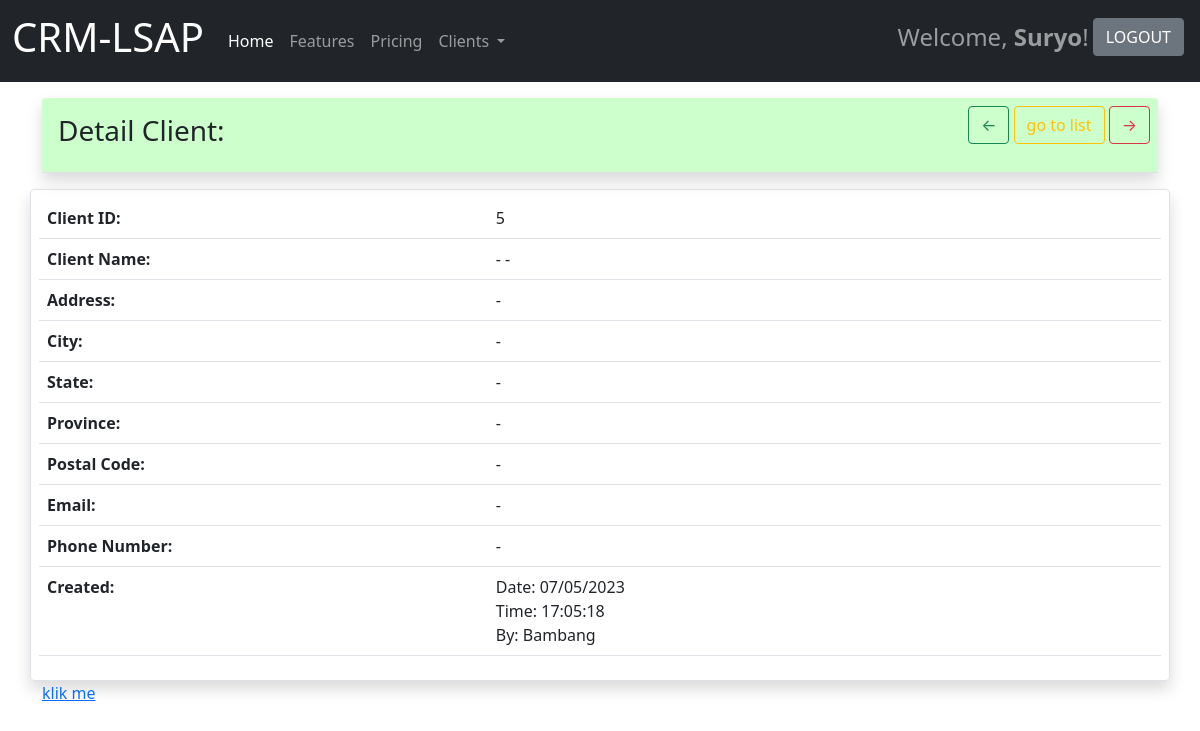
Screenshot of /crm/detail/5 (signed in) with the database file from the repository.
### information/models.py (models this page shows, shortened)
class Record(models.Model):
	created_at = models.DateTimeField(auto_now_add=True)
	first_name = models.CharField(max_length=100,null=False,blank=False)
	last_name = models.CharField(max_length=100,null=False,blank=False)
	address = models.CharField(max_length=200,null=False,blank=False)
	city = models.CharField(max_length=100,null=False,blank=False)
	state = models.CharField(max_length=100,null=False,blank=False)
	province = models.CharField(max_length=100,null=False,blank=False)
	kode_pos = models.CharField(max_length=100,null=False,blank=False)
	email = models.CharField(max_length=100,null=False,blank=False)
	phone = models.CharField(max_length=100,null=False,blank=False)
	created_by = models.CharField(max_length=100,default="")
	class Meta:
		ordering = ['first_name','last_name']
		unique_together=['first_name','last_name']

### information/views.py (the view)
# urls.py: path('crm/detail/<int:pk>',views.view_detail,name='view_detail'),
@login_required(login_url="/")
def view_detail(request,pk):
	try:
		if(int(pk)==0):
			data = Record.objects.get(id=1)
		else:
			data = Record.objects.get(id=pk)
	except:
		data = Record.objects.all().order_by("-id")
		data= Record.objects.get(id=data[0].id)
	return render(request,'detailclient.html',{'data':data})

### templates/detailclient.html
{% extends 'base.html' %}
{% load static %}
{% load mathfilters %}
{% block contents%}
	<div class="container">
		<table class="table rounded shadow" style="background: rgba(0, 255, 0, 0.2);">
			<tr>
				<th>
					<h3 class="p-2">Detail Client:</h3>
				</th>
				<td>
					<div class="text-end">
						<a href="/crm/detail/{{data.id|sub:1}}" class="btn btn-outline-success">&larr;</a> <a class="btn btn-outline-warning" href="{% url 'view_record'%}">go to list</a> <a href="/crm/detail/{{data.id|addition:1}}" class="btn btn-outline-danger">&rarr;</a>
					</div>
				</td>
			</tr>
		</table>
	</div>
	<div class="container p-2 shadow  border rounded" >
		<table class="table">
			<tr>
				<th style="width: 40%;">Client ID:</th>
				<td scope="col">{{data.id}}</td>
			</tr>
			<tr>
				<th>Client Name:</th>
				<td>{{data.first_name|title}} {{data.last_name|title}}</td>
			</tr>
			<tr>
				<th>Address:</th>
				<td>{{data.address}}</td>
			</tr>
			<tr>
				<th>City:</th>
				<td>{{data.city}}</td>
			</tr>
			<tr>
				<th>State:</th>
				<td>{{data.address}}</td>
			</tr>
			<tr>
				<th>Province:</th>
				<td>{{data.province}}</td>
			</tr>
			<tr>
				<th>Postal Code:</th>
				<td>{{data.kode_pos}}</td>
			</tr>
			<tr>
				<th>Email:</th>
				<td>{{data.email}}</td>
			</tr>
			<tr>
				<th>Phone Number:</th>
				<td>{{data.phone}}</td>
			</tr>
			<tr>
				<th>Created:</th>
				<td>Date: {{data.created_at|date:"d/m/Y"}}<br/>
					Time: {{data.created_at|date:"H:m:s"}}<br/>
					By: {{data.created_by|title}}
				</td>
			</tr>
		</table>
	</div>
	<div class="container">
		<a href="{% url 'testunit'%}?nama=hallooooooo ">klik me</a>
	</div>
{% endblock%}

### templates/base.html (shortened to what this page needs)
{% load static %}
<!DOCTYPE html>
<html>
<head>
  <link rel="stylesheet" href="{% static 'css/bootstrap5.min.css'%}">
</head>
<body>
  <nav class="navbar navbar-expand-lg navbar-dark bg-dark">
    <div class="container-fluid">
      <a class="navbar-brand" href="{% url 'welcome' %}"><h1>CRM-LSAP</h1></a>
      {% if user.is_authenticated %}
      <div class="collapse navbar-collapse" id="navbarNavDropdown">
        <ul class="navbar-nav">
          <li class="nav-item">
            <a class="nav-link active" aria-current="page" href="#">Home</a>
          </li>
          <li class="nav-item">
            <a class="nav-link" href="#">Features</a>
          </li>
          <li class="nav-item">
            <a class="nav-link" href="#">Pricing</a>
          </li>
          <li class="nav-item dropdown">
            <a class="nav-link dropdown-toggle" href="#" id="navbarDropdownMenuLink" role="button" data-bs-toggle="dropdown" aria-expanded="false">
              Clients
            </a>
          </li>
        </ul>
      </div>
      {% if user.is_authenticated %}
      <div class="d-flex">
        <span class="me-1 navbar-text h4">Welcome, <b>{{user.username|title}}</b>!</span>
      </div>
      <div class="d-flex">
        <a class="btn btn-secondary me-1 h5" href="{% url 'user_logout'%}">LOGOUT</a>
      </div>
      {% endif %}
    </div>
    {% endif %}
  </nav>
  <div class="py-2">
  {% block contents%}
  {% endblock%}
  </div>
</body>
</html>

### rows the page displays
Record: id "5", first_name "-", last_name "-", address "-", city "-", province "-", kode_pos "-", email "-", phone "-", created_at "07/05/2023", created_at "17:05:18", created_by "Bambang"

### other values shown
{{ user.username|title }} "Suryo"
